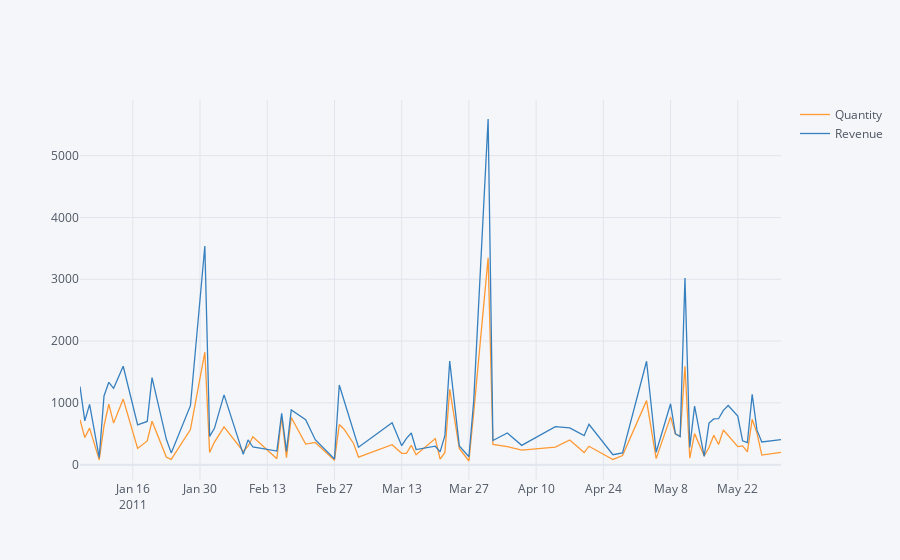

Here is the notebook cell this chart was saved with:
### Markdown cell above
## 2. Create an interactive line chart showing quantity and revenue sold to France between January 1st and May 31st 2011.

### Code cell
france_data = data[(data['Country'] == 'France') & (data['Year'] == 2011)]
france_data = france_data[(france_data['Month'] == 1) | (france_data['Month'] == 2) | (france_data['Month'] == 3) | (france_data['Month'] == 4) | (france_data['Month'] == 5)]

france_data.groupby('Date')['Quantity', 'Revenue'].sum().iplot(kind = 'line')
